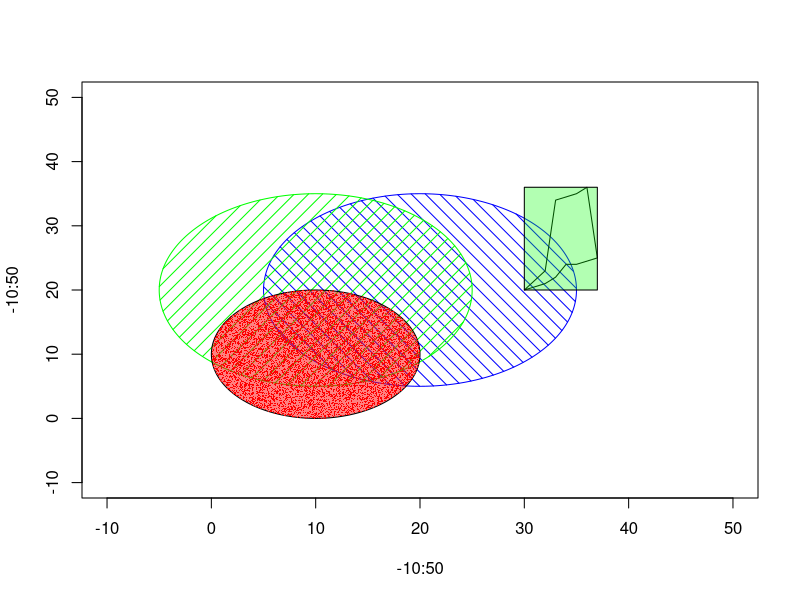

The R script that drew this image:
ANGLES <- (1:360) * (2 * pi / 360)	# parts of the circle to plot, in radians

drawCircle <- function(x, y, r, ...){
	polygon(x + r*sin(ANGLES), y + r * cos (ANGLES), ...)
}

randomPointsInCircle <- function(x, y, r, n){
	# generate n random points within the circle centered at (x,y) with radius r
	# vector version
	randTheta <- 2 * pi * runif(n)	# random angle in radians
	randR <- r * sqrt(runif(n))
	randX <- x + randR * sin(randTheta)
	randY <- y + randR * cos(randTheta)
	return(list(x=randX, y=randY))
}

################
plot(-10:50, -10:50, type="n")
drawCircle(20, 20, 15, col=rgb(0,0,1,1.0), density=c(10,20), angle=c(-45,45))
drawCircle(10, 20, 15, col=rgb(0,1,0,1.0), density=c(10,20), angle=c(45,-45))
drawCircle(10, 10, 10, col=rgb(1,0,0,0.5))

points(randomPointsInCircle(10, 10, 10, 10000), pch='.', col="red")

px <- 20 +c(10, 12, 13, 15, 16, 17, 15, 14, 13, 12, 10)
py <- 10 + c(10, 13, 24, 25, 26, 15, 14, 14, 12, 11, 10)
polygon(px, py)

boundingBox <- function(xv, yv){
	minX <- min(xv)
	maxX <- max(xv)
	minY <- min(yv)
	maxY <- max(yv)
	return ( list(x=c(minX, maxX, maxX, minX), y=c(maxY, maxY, minY, minY) ))
}

bb <- boundingBox(px, py)
polygon(bb, col=rgb(0,1,0,0.3))

# The area of a polygon is the area of its bounding box times the fraction of the bounding box that lies within the polygon.
# Generating a uniform distribution of random points within the rectangular bounding box is straightforward.
# This can be easily approximated using Monte Carlo methods, assuming we have a good test for whether a point is within a polygon.

